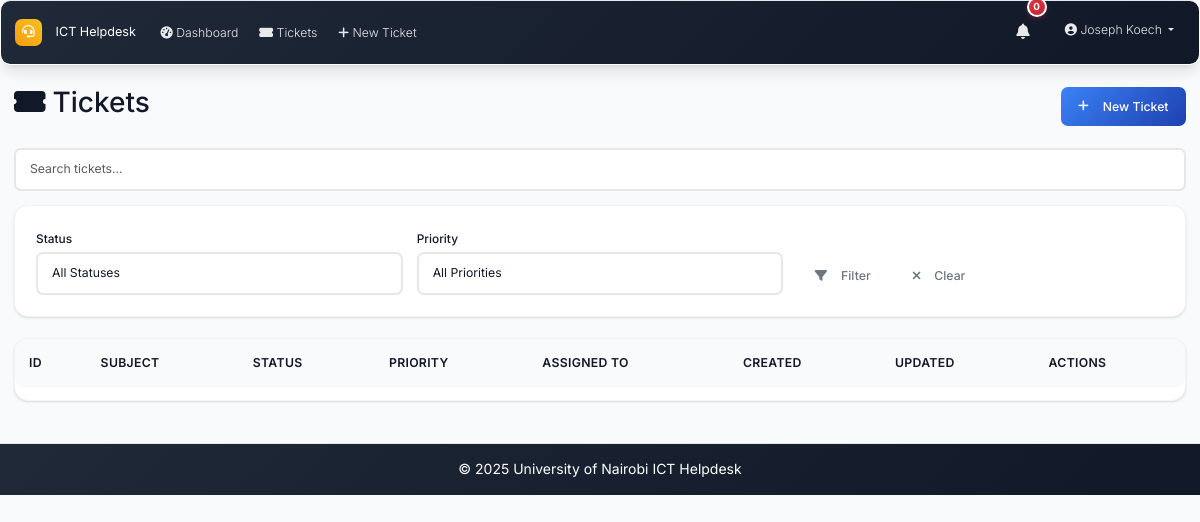
Before: /tickets (signed in) with the older database file.
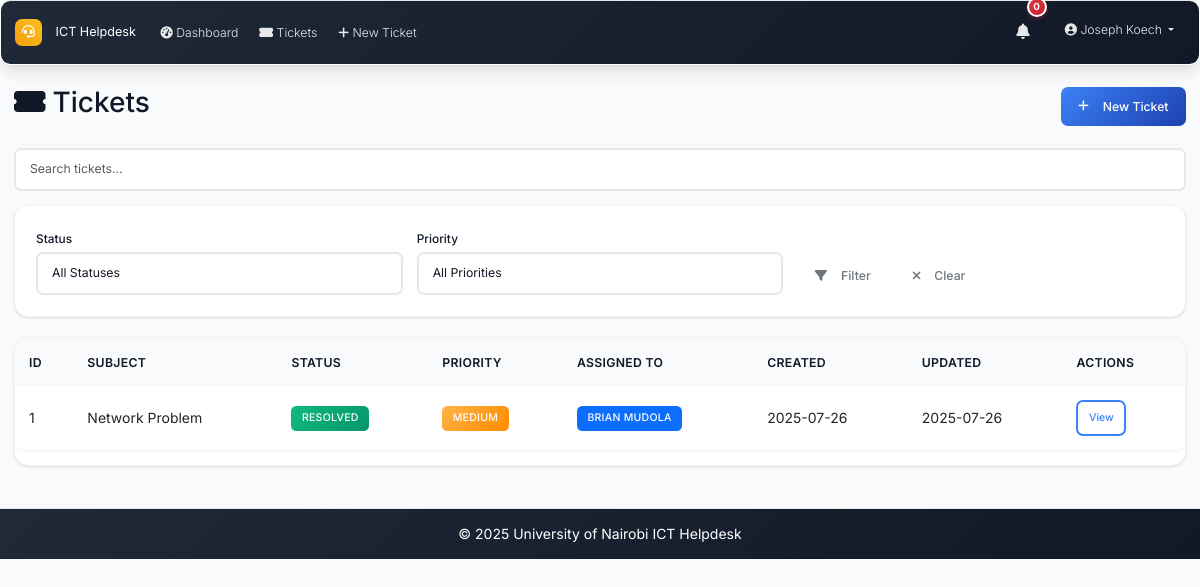
After: the same page with the newer database file.
### models.py (models this page shows, shortened)
class Ticket(db.Model):
    id = db.Column(db.Integer, primary_key=True)
    location = db.Column(db.String(200), nullable=False)
    description = db.Column(Text, nullable=False)
    status = db.Column(db.String(20), nullable=False, default='open')  # open, in_progress, resolved, closed
    priority = db.Column(db.String(20), nullable=False, default='medium')  # low, medium, high, urgent
    created_at = db.Column(db.DateTime, default=datetime.utcnow)
    updated_at = db.Column(db.DateTime, default=datetime.utcnow, onupdate=datetime.utcnow)
    closed_at = db.Column(db.DateTime)
    closed_by_id = db.Column(db.Integer, db.ForeignKey('user.id'), nullable=True)
    due_date = db.Column(db.DateTime, nullable=True)
    created_by_id = db.Column(db.Integer, db.ForeignKey('user.id'), nullable=True)
    category_id = db.Column(db.Integer, db.ForeignKey('category.id'))
    comments = db.relationship('Comment', backref='ticket', lazy='dynamic', cascade='all, delete-orphan')
    attachments = db.relationship('Attachment', backref='ticket', lazy='dynamic', cascade='all, delete-orphan')
    assignees = db.relationship('User', secondary=ticket_assignees, back_populates='assigned_tickets', lazy='selectin')
    closed_by = db.relationship('User', foreign_keys=[closed_by_id], backref='closed_tickets')

class User(UserMixin, db.Model):
    id = db.Column(db.Integer, primary_key=True)
    username = db.Column(db.String(64), unique=True, nullable=False)
    email = db.Column(db.String(120), unique=True, nullable=False)
    password_hash = db.Column(db.String(256), nullable=False)
    full_name = db.Column(db.String(100), nullable=False)
    role = db.Column(db.String(20), nullable=False, default='user')  # admin, intern, user
    created_at = db.Column(db.DateTime, default=datetime.utcnow)
    is_active = db.Column(db.Boolean, default=True)
    is_verified = db.Column(db.Boolean, default=False)
    verification_token = db.Column(db.String(128), nullable=True)
    phone_number = db.Column(db.String(20), nullable=True)
    is_approved = db.Column(db.Boolean, default=False)
    approved_by_id = db.Column(db.Integer, db.ForeignKey('user.id'), nullable=True)
    approved_at = db.Column(db.DateTime, nullable=True)
    tickets_created = db.relationship('Ticket', foreign_keys='Ticket.created_by_id', backref='creator', lazy='dynamic')
    assigned_tickets = db.relationship('Ticket', secondary='ticket_assignees', back_populates='assignees', lazy='selectin')
    comments = db.relationship('Comment', backref='author', lazy='dynamic')

### routes.py (the view)
@app.route('/tickets')
@login_required
def tickets_list():
    page = request.args.get('page', 1, type=int)
    status_filter = request.args.get('status', '')
    priority_filter = request.args.get('priority', '')
    query = Ticket.query
    if current_user.role == 'user':
        query = query.filter_by(created_by_id=current_user.id)
    elif current_user.role == 'intern':
        if status_filter == 'assigned':
            query = query.filter(Ticket.assignees.any(id=current_user.id))
            status_filter = ''  # Clear status filter since we're showing all assigned tickets
        else:
            query = query.filter(Ticket.assignees.any(id=current_user.id))
    if status_filter:
        query = query.filter_by(status=status_filter)
    if priority_filter:
        query = query.filter_by(priority=priority_filter)
    tickets = query.order_by(desc(Ticket.created_at)).paginate(
        page=page, per_page=10, error_out=False
    )
    return render_template('tickets_list.html', tickets=tickets, status_filter=status_filter, priority_filter=priority_filter)

### app.py (called while the page is built)
@login_manager.user_loader
def load_user(user_id):
    from models import User
    return User.query.get(int(user_id))

@app.context_processor
def inject_now():
    return {'now': datetime.utcnow}

### routes.py (called while the page is built)
@app.context_processor
def inject_datetime():
    return dict(datetime=datetime)

### templates/tickets_list.html (shortened to what this page needs)
{% extends "base.html" %}
{% block content %}
<div class="d-flex justify-content-between align-items-center mb-4">
    <h2><i class="fas fa-ticket-alt me-2"></i>Tickets</h2>
    <a href="{{ url_for('new_ticket') }}" class="btn btn-primary">
        <i class="fas fa-plus me-2"></i>New Ticket
    </a>
</div>
<div class="mb-3">
    <input type="text" id="ticket-search" class="form-control" placeholder="Search tickets...">
</div>
<div class="card mb-4">
    <div class="card-body">
        <form method="GET" class="row g-3">
            <div class="col-md-4">
                <label class="form-label">Status</label>
                <select name="status" class="form-control">
                    <option value="">All Statuses</option>
                </select>
            </div>
            <div class="col-md-4">
                <label class="form-label">Priority</label>
                <select name="priority" class="form-control">
                    <option value="">All Priorities</option>
                </select>
            </div>
            <div class="col-md-4 d-flex align-items-end">
                <button type="submit" class="btn btn-outline-secondary me-2">
                    <i class="fas fa-filter me-2"></i>Filter
                </button>
                <a href="{{ url_for('tickets_list') }}" class="btn btn-outline-secondary">
                    <i class="fas fa-times me-2"></i>Clear
                </a>
            </div>
        </form>
    </div>
</div>
<div class="card">
    <div class="table-responsive">
        <table class="table" id="tickets-table">
            <thead>
                <tr>
                    <th>ID</th>
                    <th>Subject</th>
                    <th>Status</th>
                    <th>Priority</th>
                    <th>Assigned To</th>
                    <th>Created</th>
                    <th>Updated</th>
                    <th>Actions</th>
                </tr>
            </thead>
            <tbody>
                {% for ticket in tickets.items %}
                <tr>
                    <td>{{ ticket.id }}</td>
                    <td>{{ ticket.title or ticket.description[:40] }}</td>
                    <td><span class="badge badge-status-{{ ticket.status|replace(' ', '_') }}">{{ ticket.status.title() }}</span></td>
                    <td><span class="badge priority-{{ ticket.priority }}">{{ ticket.priority.title() }}</span></td>
                    <td>
                        {% if ticket.assignees %}
                            {% for user in ticket.assignees %}
                                <span class="badge bg-primary">{{ user.full_name }}</span>{% if not loop.last %} {% endif %}
                            {% endfor %}
                        {% else %}
                            <span class="text-muted">Unassigned</span>
                        {% endif %}
                    </td>
                    <td>{{ ticket.created_at.strftime('%Y-%m-%d') }}</td>
                    <td>{{ ticket.updated_at.strftime('%Y-%m-%d') }}</td>
                    <td>
                        <a href="{{ url_for('ticket_detail', id=ticket.id) }}" class="btn btn-sm btn-outline-primary">View</a>
                    </td>
                </tr>
                {% endfor %}
            </tbody>
        </table>
    </div>
</div>
{% endblock %}

Changed rows visible on the page:
now on this page (row edited): Ticket: id "1", description "Network Problem", status "RESOLVED", priority "MEDIUM", created_at "2025-07-26", updated_at "2025-07-26"
now on this page (row unchanged): User: full_name "BRIAN MUDOLA"
